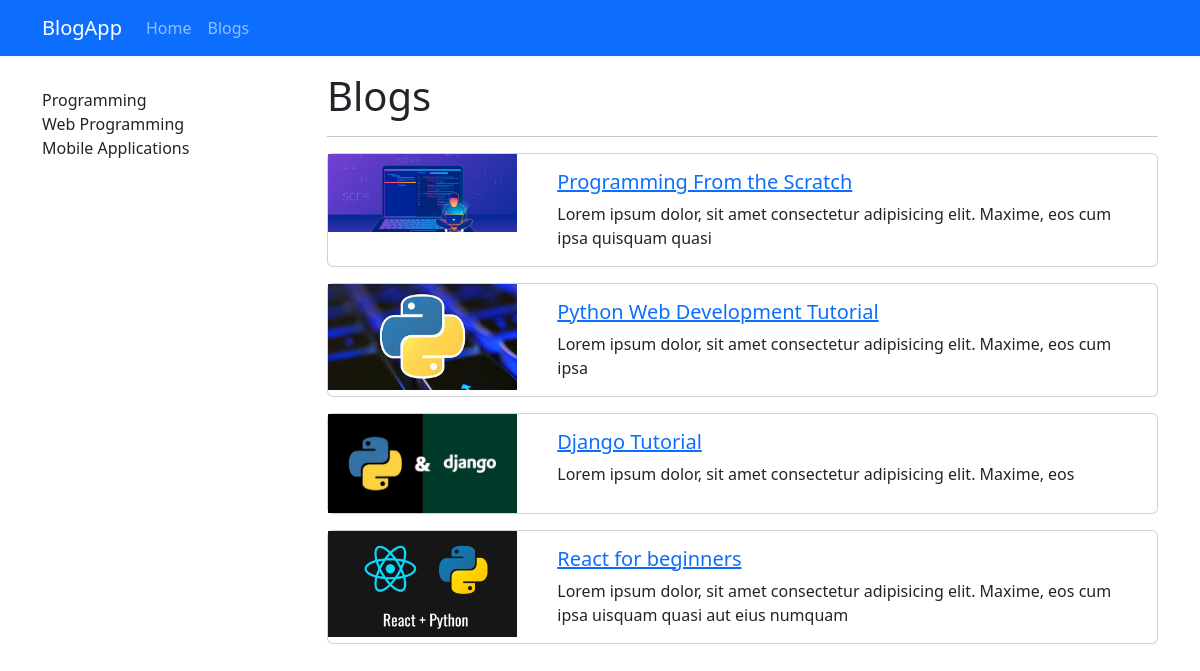
The app's page /blogs, older data.
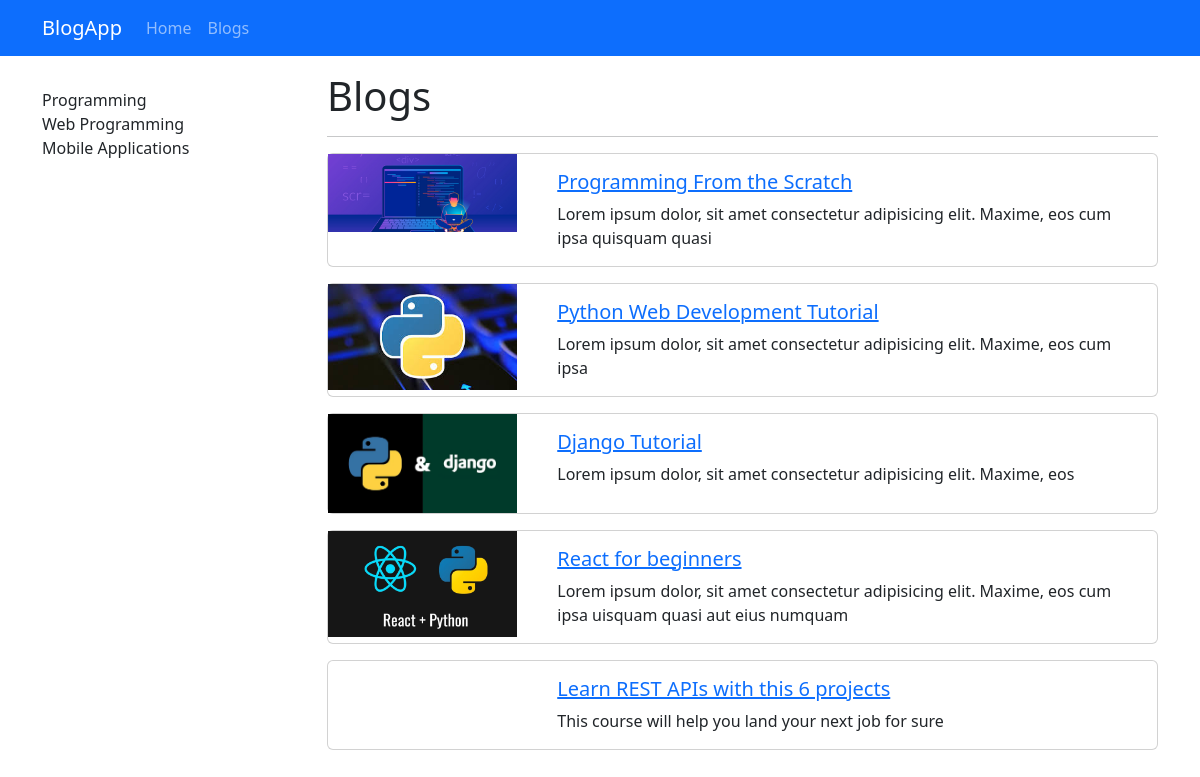
The same page, newer data.
### blog/models.py (models this page shows, shortened)
class Blog(models.Model):
    title = models.CharField(max_length=200)
    image = models.CharField(max_length=50)
    is_active = models.BooleanField()
    is_home = models.BooleanField()
    description = models.TextField()
    '''
        At first I had some values inside of the table so first set
        the parameters in a way that accepts rows that doesn't have a value for
        slug field and migrate the changes
    '''
    slug = models.SlugField(null=False, blank=True, unique=True, db_index=True, editable=False)

### blog/views.py (the view)
# urls.py: path("blogs", views.blogs, name="blogs"),
def blogs(request):
    context = {
        'blogs': Blog.objects.filter(is_active=True)
    }
    return render(request, "blog/blogs.html", context)

### blog/templates/blog/blogs.html (shortened to what this page needs)
{% extends "base.html" %}
{% block content %}
<div class="container mt-3">
    <div class="row">
        <div class="col-3 mt-3">
            {% include 'partials/_categories.html' %}
        </div>
        <div class="col-9">
            <h1>Blogs</h1>
            <hr>
            {% for blog in blogs %}
                {% include 'blog/partials/_blog.html' %}
            {% endfor %}
        </div>
    </div>
</div>
{% endblock %}

### templates/base.html (shortened to what this page needs)
{% load static %}
<!DOCTYPE html>
<html lang="en">
<head>
    <link rel="stylesheet" href="{% static 'css/bootstrap.min.css' %}">
    <link rel="stylesheet" href="{% static 'css/base.css' %}">
</head>
<body>
    {% include 'partials/_navbar.html' %}
    {% block content %}
    {% endblock %}
</body>
</html>

### templates/partials/_navbar.html
<nav class="navbar navbar-dark bg-primary navbar-expand-lg">
    <div class="container">
        <a class="navbar-brand" href="{% url 'home' %}">BlogApp</a>
        <ul class="navbar-nav me-auto">
            <li class="nav-item">
                <a class="nav-link" href="{% url 'home' %}">Home</a>
            </li>
            <li class="nav-item">
                <a class="nav-link" href="{% url 'blogs' %}">Blogs</a>
            </li>
        </ul>
    </div>
</nav>

### templates/partials/_categories.html
<a class="list-group-item list-group-item-action" href="">Programming</a>
<a class="list-group-item list-group-item-action" href="">Web Programming</a>
<a class="list-group-item list-group-item-action" href="">Mobile Applications</a>

### blog/templates/blog/partials/_blog.html
{% load static %}
<div class="card mb-3">
    <div class="row">
        <div class="col-md-3">
            <img src="{% static 'img/'|add:blog.image %}" alt="" class="img-fluid">
        </div>
        <div class="col-md-9">
            <div class="card-body">
                <h5 class="card-title">
                    <a href="{% url 'blog_details' blog.id %}">
                        {{blog.title}}
                    </a>
                </h5>
                <p class="card-text">{{blog.description}}</p>
            </div>
        </div>
    </div>
</div>

Row changes from the older to the newer data that the page shows:
added Blog: title "Learn REST APIs with this 6 projects", description "This course will help you land your next job for sure"
